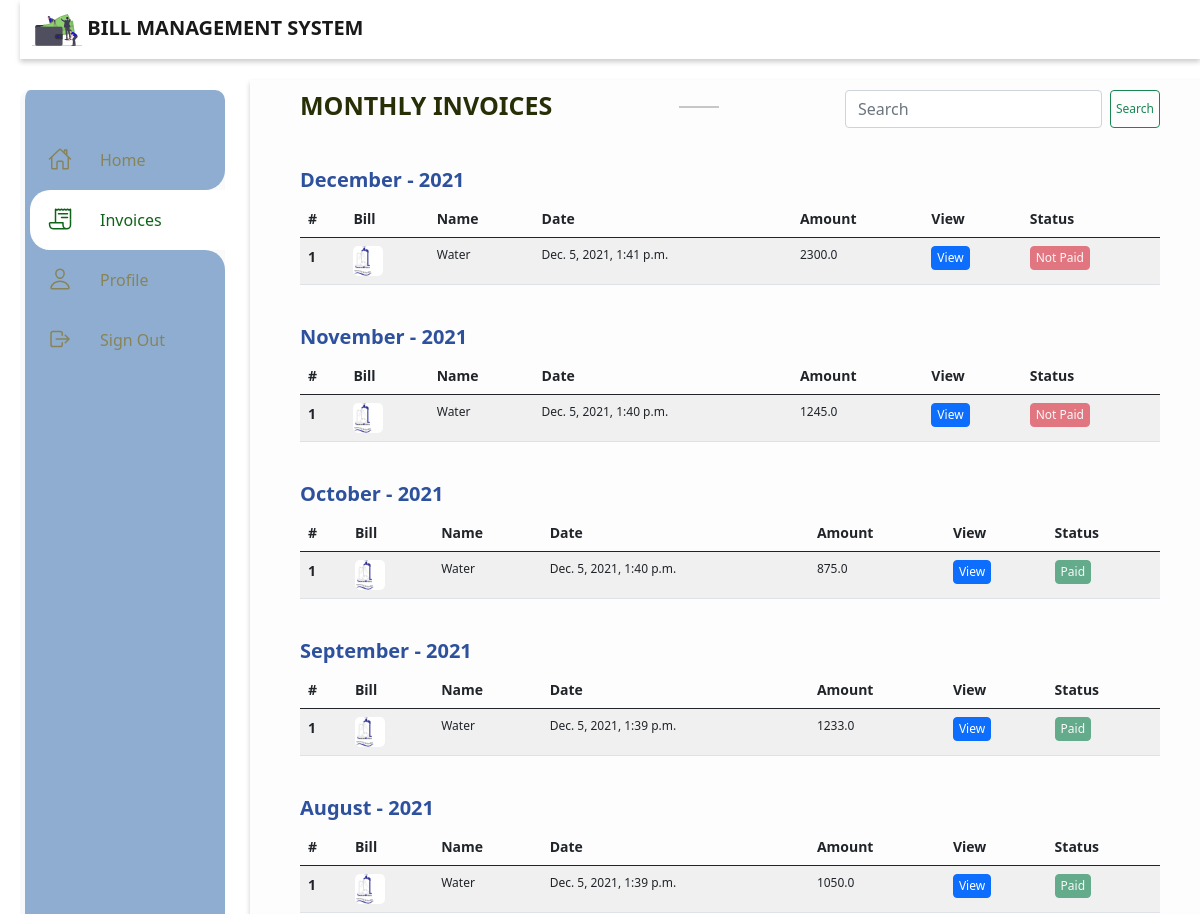
The app's page /invoices/ (signed in, upper part), older data.
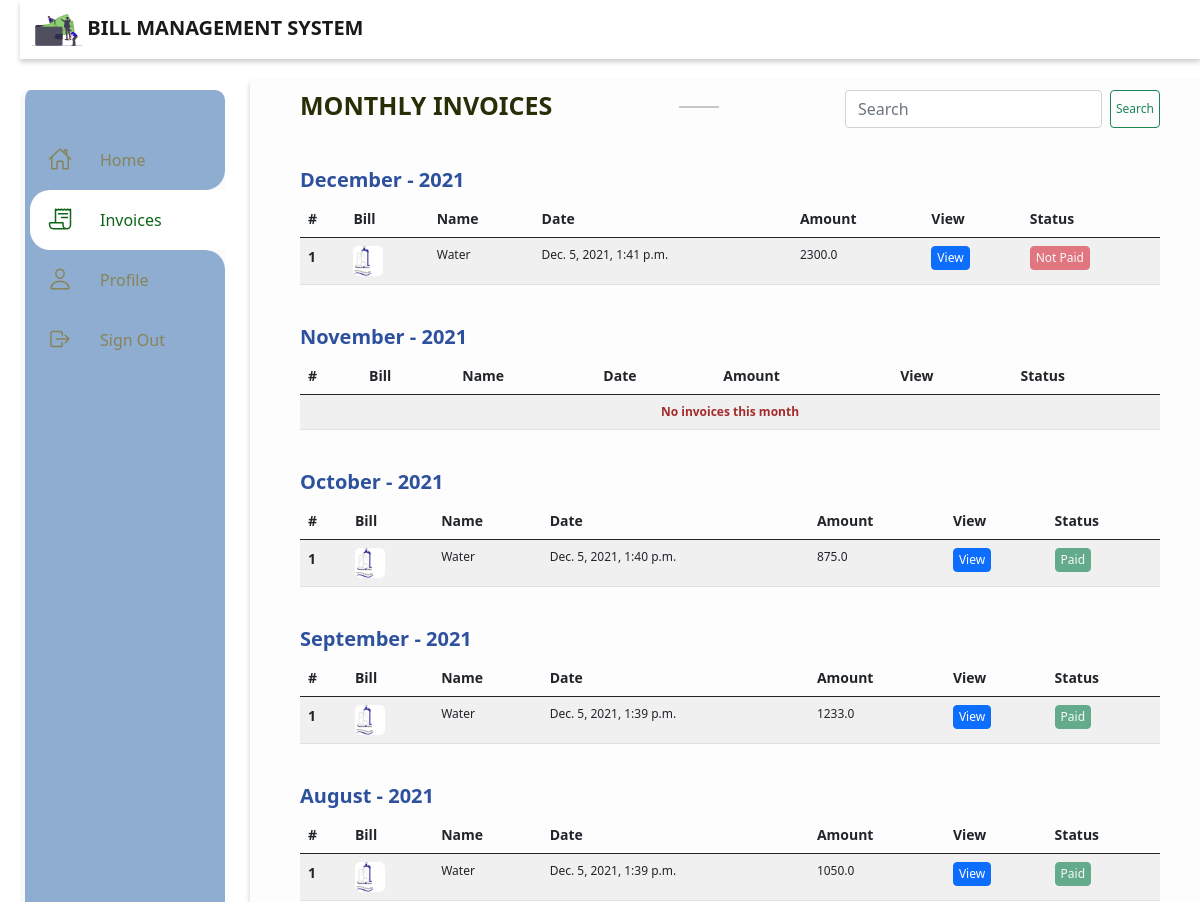
The same page, newer data.
### main/models.py (models this page shows, shortened)
class BaseModel(models.Model):
    created_date = models.DateTimeField(auto_now_add=True)
    modified_date = models.DateTimeField(auto_now=True)
    class Meta:
        abstract = True

class Bill(BaseModel):
	my_subscription 	= models.ForeignKey(MySubscription, on_delete=models.CASCADE)
	for_date			= models.DateField(blank=True, null=True)
	credit 				= models.FloatField()
	debit 				= models.FloatField()
	units 				= models.FloatField(default=0.0)

class MySubscription(BaseModel):
	user 			= models.ForeignKey(User, on_delete=models.CASCADE)
	subscription 	= models.ForeignKey(Subscription, on_delete=models.CASCADE)
	account_no 		= models.CharField(max_length=100)

class Subscription(models.Model):
	name 	= models.CharField(max_length=50)
	pic 	= models.ImageField(upload_to="./subscriptions")

### main/views.py (the view)
# urls.py: path('invoices/', invoices, name="invoices"),
@login_required
def invoices(request):
	template_name = "invoices.html"
	invoices_list = Bill.objects.all()
	i = create_months_dict(invoices_list)
	query = request.GET.get("query")
	if query:
		i = list(filter(lambda bill: query.lower() in bill["title"].lower(), i))
	context = {
		"nbar":"invoices",
		"invoices":i,
		"query": query,
	}
	return render(request, template_name, context)

### main/views.py (called while the page is built)
def create_months_dict(bills):
	months = ["January", "February", "March", "April", "May", "June", "July", "August", "September", "October", "November", "December"]
	l = {}
	ls = []
	months.reverse()
	for month in months:
		l[(2021, month)] = {"title": month, "bills":[]}
	for bill in bills:
		m = 12 - bill.for_date.month
		month = months[m]
		if bill.credit - bill.debit <= 0:
			l[(2021, month)]["bills"].append({"bill":bill, "paid": True})
		else:
			l[(2021, month)]["bills"].append({"bill":bill, "status":False})
	for key in list(l.keys()):
		ls.append(l[key])
	return ls

### main/templates/invoices.html (shortened to what this page needs)
{% extends "base.html" %}
{% load static %}
{% block content %}
	<div class="" style="margin-bottom: 30px; display: flex; justify-content: space-between;">
		<h3 style="font-size: 25px; color: #272f07">MONTHLY INVOICES</h3>
		<hr style="width: 40px; height: 2px">
		<form class="d-flex" method="get" action="">
			{% if query %}
	        	<input class="form-control me-2" type="search" placeholder="Search" aria-label="Search" name="query" value="{{query}}">
	        {% else %}
	        	<input class="form-control me-2" type="search" placeholder="Search" aria-label="Search" name="query">
	        {% endif %}
	        <button class="btn btn-outline-success" type="submit">Search</button>
	      </form>
	</div>
	{% for invoice in invoices %}
	<div class="third-row">
		<h3>{{invoice.title}} - 2021</h3>
		<table class="table table-striped">
		  <thead>
		    <tr>
		    	<th scope="col">#</th>
		      <th scope="col">Bill</th>
		      <th scope="col">Name</th>
		      <th scope="col">Date</th>
		      <th scope="col">Amount</th>
		      <th scope="col">View</th>
		      <th scope="col">Status</th>
		    </tr>
		  </thead>
		  <tbody>
			{% if invoice.bills %}
			  	{% for bill in invoice.bills %}
			    <tr>
			      <th scope="row">1</th>
			      <td>
			      	{% if bill.bill.my_subscription.subscription.pic %}
			      		<img src="{{bill.bill.my_subscription.subscription.pic.url}}" alt="bill">
			      	{% endif %}
			      </td>
			      <td>{{bill.bill.my_subscription.subscription.name}}</td>
			      <td>{{bill.bill.modified_date}}</td>
			      <td>{{bill.bill.credit}}</td>
			      <td>
			      	<a href="{% url 'main:invoice' bill.bill.id%}" class="btn btn-primary">View</a>
			      </td>
			      <td>
					{% if bill.paid%}
			      	<button type="button" class="btn btn-success" disabled>Paid</button>
			      	{% else %}
			      	<button type="button" class="btn btn-danger" disabled>Not Paid</button>
			      	{% endif %}
			      </td>
			    </tr>
			    {% endfor %}
			{% else %}
				<tr>
					<td colspan="7">
						<div align="center" style="color: brown; font-weight: bold;">
							No invoices this month
						</div>
					</td>
				</tr>
			{% endif %}
		  </tbody>
		</table>
	</div>
	{% endfor %}
{% endblock %}

Row changes from the older to the newer data that the page shows:
removed Bill: bill.my_subscription.subscription.pic (picture), bill.my_subscription.subscription.name "Water", bill.modified_date "Dec. 5, 2021, 1:40 p.m.", bill.credit "1245.0", shows "Not Paid", shown under "November"
Text that changed along with them:
new list line: "No invoices this month"
